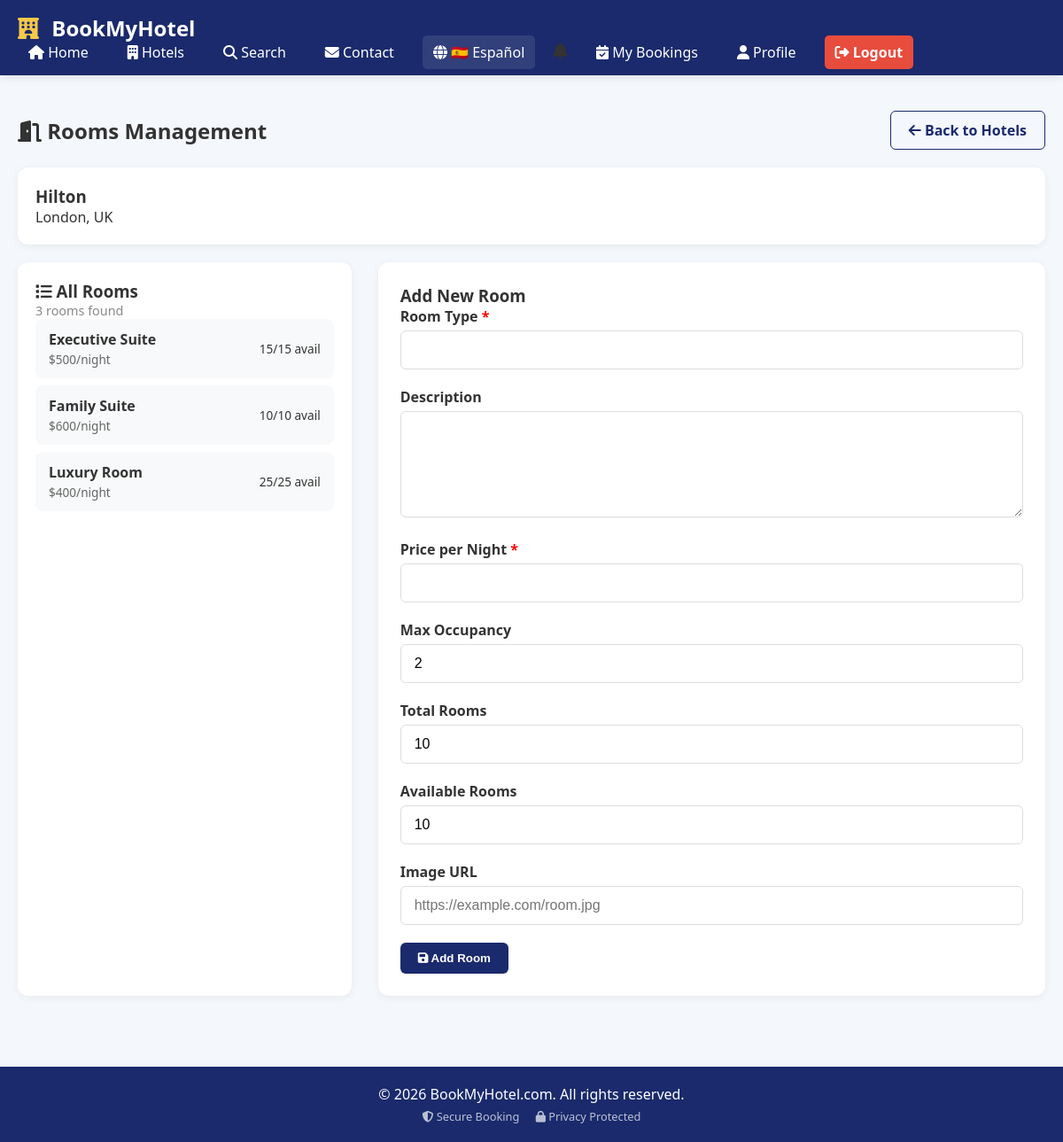
Screenshot of /admin-rooms.php?hotel_id=2 (signed in) with the database file from the repository.
### tables this page shows
CREATE TABLE IF NOT EXISTS hotels (
    id INT AUTO_INCREMENT PRIMARY KEY,
    name VARCHAR(100) NOT NULL,
    description TEXT,
    location VARCHAR(100),
    star_rating INT DEFAULT 5,
    image VARCHAR(255),
    facilities TEXT,
    created_at TIMESTAMP DEFAULT CURRENT_TIMESTAMP
);

CREATE TABLE IF NOT EXISTS rooms (
    id INT AUTO_INCREMENT PRIMARY KEY,
    hotel_id INT NOT NULL,
    room_type VARCHAR(50) NOT NULL,
    description TEXT,
    price_per_night DECIMAL(10,2) NOT NULL,
    max_occupancy INT DEFAULT 2,
    total_rooms INT DEFAULT 10,
    available_rooms INT DEFAULT 10,
    image_url VARCHAR(255) DEFAULT NULL,
    FOREIGN KEY (hotel_id) REFERENCES hotels(id) ON DELETE CASCADE
);

### admin-rooms.php (the view, shortened to what this page needs)
<?php
$conn = getConnection();
$hotel_id = (int)($_GET['hotel_id'] ?? 0);
$edit_room = null;
$room_id = (int)($_GET['edit_room'] ?? 0);
$hotel = null;
if ($hotel_id) {
    $stmt = $conn->prepare("SELECT * FROM hotels WHERE id = ?");
    $stmt->bind_param("i", $hotel_id);
    $stmt->execute();
    $hotel = $stmt->get_result()->fetch_assoc();
}
$rooms = $conn->query("SELECT * FROM rooms WHERE hotel_id = $hotel_id ORDER BY room_type");
include 'includes/header.php';
?>
<div class="container">
    <div style="display:flex; justify-content:space-between; align-items:center; flex-wrap:wrap; margin-bottom:20px;">
        <h2><i class="fas fa-door-open"></i> Rooms Management</h2>
        <a href="admin-hotels.php" class="btn btn-outline">
            <i class="fas fa-arrow-left"></i> Back to Hotels
        </a>
    </div>
    <?php if ($hotel): ?>
        <div style="background:#fff; border-radius:12px; padding:20px; box-shadow:0 2px 10px rgba(0,0,0,0.06); margin-bottom:20px;">
            <h3><?php echo htmlspecialchars($hotel['name']); ?></h3>
            <p><?php echo htmlspecialchars($hotel['location']); ?></p>
        </div>
    <?php endif; ?>
    <div style="display:grid; grid-template-columns: 1fr 2fr; gap:30px;">
        <div style="background:#fff; border-radius:12px; padding:20px; box-shadow:0 2px 10px rgba(0,0,0,0.06);">
            <h3><i class="fas fa-list"></i> All Rooms</h3>
            <p style="color:#888; font-size:0.9rem;"><?php echo $rooms->num_rows; ?> rooms found</p>
            <?php if ($rooms->num_rows > 0): ?>
                <div style="max-height:500px; overflow-y:auto;">
                    <?php while ($room = $rooms->fetch_assoc()): ?>
                        <a href="admin-rooms.php?hotel_id=<?php echo $hotel_id; ?>&edit_room=<?php echo $room['id']; ?>"
                           style="display:block; padding:12px 15px; margin-bottom:8px; background:<?php echo ($room_id == $room['id']) ? '#e8f0fe' : '#f8f9fa'; ?>;
                                  border-radius:8px; text-decoration:none; color:#333; transition:background 0.3s;">
                            <div style="display:flex; justify-content:space-between; align-items:center;">
                                <div>
                                    <strong><?php echo htmlspecialchars($room['room_type']); ?></strong>
                                    <p style="margin:2px 0 0; font-size:0.85rem; color:#666;">
                                        $<?php echo number_format($room['price_per_night'], 0); ?>/night
                                    </p>
                                </div>
                                <div style="font-size:0.85rem;">
                                    <?php echo $room['available_rooms']; ?>/<?php echo $room['total_rooms']; ?> avail
                                </div>
                            </div>
                        </a>
                    <?php endwhile; ?>
                </div>
            <?php else: ?>
                <p style="color:#888;">No rooms found for this hotel.</p>
            <?php endif; ?>
        </div>
        <div style="background:#fff; border-radius:12px; padding:25px; box-shadow:0 2px 10px rgba(0,0,0,0.06);">
            <h3><?php echo $edit_room ? 'Edit Room' : 'Add New Room'; ?></h3>
            <form method="POST">
                <div class="form-group">
                    <label>Room Type <span style="color:red;">*</span></label>
                    <input type="text" name="room_type" required value="<?php echo htmlspecialchars($edit_room['room_type'] ?? ''); ?>">
                </div>
                <div class="form-group">
                    <label>Description</label>
                    <textarea name="description" rows="2"><?php echo htmlspecialchars($edit_room['description'] ?? ''); ?></textarea>
                </div>
                <div class="form-group">
                    <label>Price per Night <span style="color:red;">*</span></label>
                    <input type="number" name="price_per_night" required step="0.01" value="<?php echo $edit_room['price_per_night'] ?? ''; ?>">
                </div>
                <div class="form-group">
                    <label>Max Occupancy</label>
                    <input type="number" name="max_occupancy" value="<?php echo $edit_room['max_occupancy'] ?? 2; ?>" min="1">
                </div>
                <div class="form-group">
                    <label>Total Rooms</label>
                    <input type="number" name="total_rooms" value="<?php echo $edit_room['total_rooms'] ?? 10; ?>" min="0">
                </div>
                <div class="form-group">
                    <label>Available Rooms</label>
                    <input type="number" name="available_rooms" value="<?php echo $edit_room['available_rooms'] ?? 10; ?>" min="0">
                </div>
                <div class="form-group">
                    <label>Image URL</label>
                    <input type="text" name="image_url" value="<?php echo htmlspecialchars($edit_room['image_url'] ?? ''); ?>"
                           placeholder="https://example.com/room.jpg">
                </div>
                <div style="display:flex; gap:10px; flex-wrap:wrap;">
                    <button type="submit" class="btn btn-primary">
                        <i class="fas fa-save"></i> <?php echo $edit_room ? 'Update Room' : 'Add Room'; ?>
                    </button>
                </div>
            </form>
        </div>
    </div>
</div>
<?php include 'includes/footer.php'; ?>

### assets/css/style.css (style rules this page uses)
* { margin: 0; padding: 0; box-sizing: border-box; }
body { font-family: 'Segoe UI', Tahoma, Geneva, Verdana, sans-serif; background: #f4f7fc; color: #333; min-height: 100vh; display: flex; flex-direction: column; }
.container { max-width: 1200px; margin: 0 auto; padding: 0 20px; }
.btn { display: inline-block; padding: 10px 20px; border-radius: 6px; border: none; cursor: pointer; text-decoration: none; font-weight: 600; transition: background 0.3s; }
.btn-primary { background: #1a2a6c; color: #fff; }
.btn-outline { background: transparent; border: 1px solid #1a2a6c; color: #1a2a6c; }
.form-group { margin-bottom: 20px; }
.form-group label { display: block; font-weight: 600; margin-bottom: 5px; }
.form-group input, .form-group select, .form-group textarea { width: 100%; padding: 12px 15px; border: 1px solid #ddd; border-radius: 6px; font-size: 1rem; transition: border 0.3s; }
.form-group textarea { min-height: 120px; resize: vertical; }

### rows the page displays
hotels: name "Hilton", location "London, UK"
rooms: room_type "Executive Suite", price_per_night "500", available_rooms "15", total_rooms "15"
rooms: room_type "Family Suite", price_per_night "600", available_rooms "10", total_rooms "10"
rooms: room_type "Luxury Room", price_per_night "400", available_rooms "25", total_rooms "25"

### other values shown
t('home') "Home"
t('hotels') "Hotels"
t('search') "Search"
t('contact') "Contact"
t('my_bookings') "My Bookings"
t('profile') "Profile"
t('logout') "Logout"
$rooms->num_rows "3"
